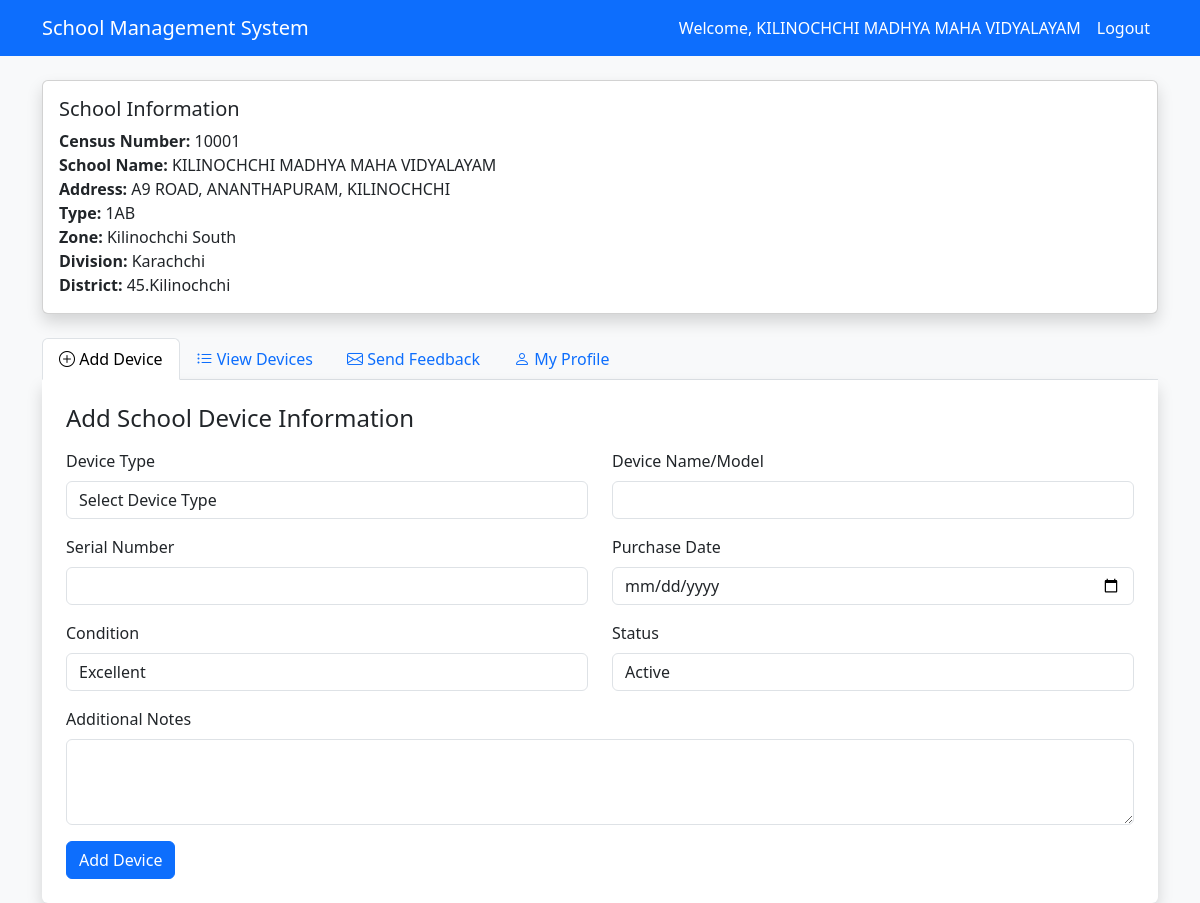
Page /home.php (signed in) on the committed database.
### tables this page shows
CREATE TABLE `users` (
  `census_number` varchar(20) NOT NULL,
  `school_name` varchar(255) NOT NULL,
  `email` varchar(255) NOT NULL,
  `password` varchar(255) NOT NULL,
  `is_verified` tinyint(1) DEFAULT 0,
  `created_at` timestamp NOT NULL DEFAULT current_timestamp()
);

CREATE TABLE `schools` (
  `census_number` varchar(20) NOT NULL,
  `school_name` varchar(255) NOT NULL,
  `school_address` varchar(500) DEFAULT NULL,
  `school_type` varchar(100) DEFAULT NULL,
  `zone` varchar(100) DEFAULT NULL,
  `division` varchar(100) DEFAULT NULL,
  `province` varchar(100) DEFAULT NULL,
  `district` varchar(100) DEFAULT NULL
);

### home.php (the view, shortened to what this page needs)
<?php
include 'db.php';
$stmt = $conn->prepare("SELECT * FROM users WHERE census_number = ?");
$stmt->bind_param("s", $_SESSION['census_number']);
$stmt->execute();
$user = $stmt->get_result()->fetch_assoc();
$stmt = $conn->prepare("SELECT * FROM schools WHERE census_number = ?");
$stmt->bind_param("s", $user['census_number']);
$stmt->execute();
$school = $stmt->get_result()->fetch_assoc();
?>
<!DOCTYPE html>
<html>
<head>
    <link href="https://cdn.jsdelivr.net/npm/bootstrap@5.3.2/dist/css/bootstrap.min.css" rel="stylesheet">
    <link rel="stylesheet" href="https://cdn.jsdelivr.net/npm/bootstrap-icons@1.11.3/font/bootstrap-icons.min.css">
</head>
<body class="bg-light">
<nav class="navbar navbar-expand-lg navbar-dark bg-primary">
    <div class="container">
        <a class="navbar-brand" href="#">School Management System</a>
        <div class="collapse navbar-collapse" id="navbarNav">
            <ul class="navbar-nav ms-auto">
                <li class="nav-item">
                    <span class="nav-link text-white">Welcome, <?php echo htmlspecialchars($user['school_name']); ?></span>
                </li>
                <li class="nav-item">
                    <a class="nav-link text-white" href="login/logout.php">Logout</a>
                </li>
            </ul>
        </div>
    </div>
</nav>
<div class="container mt-4">
    <div class="card shadow mb-4">
        <div class="card-body">
            <h5 class="card-title">School Information</h5>
            <p class="card-text">
                <strong>Census Number:</strong> <?php echo htmlspecialchars($user['census_number']); ?><br>
                <strong>School Name:</strong> <?php echo htmlspecialchars($school['school_name'] ?? $user['school_name']); ?><br>
                <?php if($school): ?>
                <strong>Address:</strong> <?php echo htmlspecialchars($school['school_address'] ?? 'N/A'); ?><br>
                <strong>Type:</strong> <?php echo htmlspecialchars($school['school_type'] ?? 'N/A'); ?><br>
                <strong>Zone:</strong> <?php echo htmlspecialchars($school['zone'] ?? 'N/A'); ?><br>
                <strong>Division:</strong> <?php echo htmlspecialchars($school['division'] ?? 'N/A'); ?><br>
                <strong>District:</strong> <?php echo htmlspecialchars($school['district'] ?? 'N/A'); ?>
                <?php endif; ?>
            </p>
        </div>
    </div>
    <ul class="nav nav-tabs" id="myTab" role="tablist">
        <li class="nav-item" role="presentation">
            <button class="nav-link active" id="add-device-tab" data-bs-toggle="tab" data-bs-target="#add-device" type="button" role="tab">
                <i class="bi bi-plus-circle"></i> Add Device
            </button>
        </li>
        <li class="nav-item" role="presentation">
            <button class="nav-link" id="view-devices-tab" data-bs-toggle="tab" data-bs-target="#view-devices" type="button" role="tab">
                <i class="bi bi-list-ul"></i> View Devices
            </button>
        </li>
        <li class="nav-item" role="presentation">
            <button class="nav-link" id="feedback-tab" data-bs-toggle="tab" data-bs-target="#feedback" type="button" role="tab">
                <i class="bi bi-envelope"></i> Send Feedback
            </button>
        </li>
        <li class="nav-item" role="presentation">
            <button class="nav-link" id="profile-tab" data-bs-toggle="tab" data-bs-target="#profile" type="button" role="tab">
                <i class="bi bi-person"></i> My Profile
            </button>
        </li>
    </ul>
    <div class="tab-content p-4 bg-white shadow rounded-bottom" id="myTabContent">
        <div class="tab-pane fade show active" id="add-device" role="tabpanel">
            <h4>Add School Device Information</h4>
            <form action="dashboard/devices.php" method="POST" class="mt-3">
                <div class="row">
                    <div class="col-md-6 mb-3">
                        <label class="form-label">Device Type</label>
                        <select name="device_type" class="form-control" required>
                            <option value="">Select Device Type</option>
                        </select>
                    </div>
                    <div class="col-md-6 mb-3">
                        <label class="form-label">Device Name/Model</label>
                        <input type="text" name="device_name" class="form-control" required>
                    </div>
                    <div class="col-md-6 mb-3">
                        <label class="form-label">Serial Number</label>
                        <input type="text" name="serial_number" class="form-control">
                    </div>
                    <div class="col-md-6 mb-3">
                        <label class="form-label">Purchase Date</label>
                        <input type="date" name="purchase_date" class="form-control">
                    </div>
                    <div class="col-md-6 mb-3">
                        <label class="form-label">Condition</label>
                        <select name="condition" class="form-control">
                            <option value="Excellent">Excellent</option>
                        </select>
                    </div>
                    <div class="col-md-6 mb-3">
                        <label class="form-label">Status</label>
                        <select name="status" class="form-control">
                            <option value="Active">Active</option>
                        </select>
                    </div>
                    <div class="col-12 mb-3">
                        <label class="form-label">Additional Notes</label>
                        <textarea name="notes" class="form-control" rows="3"></textarea>
                    </div>
                </div>
                <button type="submit" class="btn btn-primary">Add Device</button>
            </form>
        </div>
    </div>
</div>
</body>
</html>

### rows in the picture
users: school_name "KILINOCHCHI MADHYA MAHA VIDYALAYAM", census_number "10001"
schools: school_name "KILINOCHCHI MADHYA MAHA VIDYALAYAM", school_address "A9 ROAD, ANANTHAPURAM, KILINOCHCHI", school_type "1AB", zone "Kilinochchi South", division "Karachchi", district "45.Kilinochchi"
